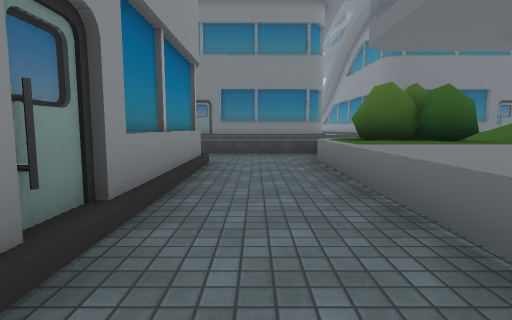
[1] (above)

17 first-person views from a walk through a 3-D level made in the Unity game engine. The camera is 1.2 m above the floor, tilts 6° down and sees 80° across. The floor is counted in squares, 2 m on a side. Each view is taken from the middle of a square. On the plan, view 1 faces up. The plan holds only what a view shows up to about 9 squares ahead; the rest is blank. The place goes on beyond the plan. The player character is not drawn. Some animated figures are not drawn. Door leaves are left out, so doorways stand open. Some surface patterns are stand-ins.

[2]
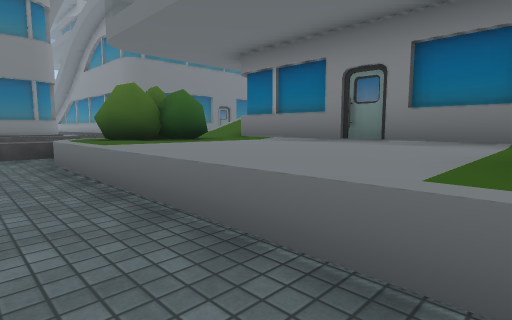

[3]
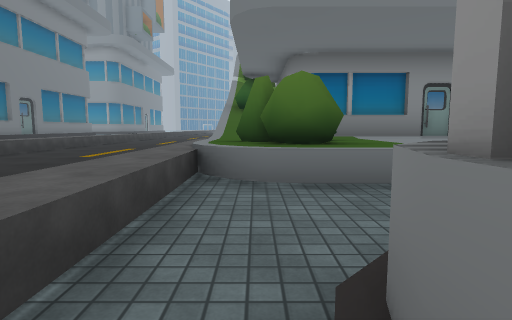

[4]
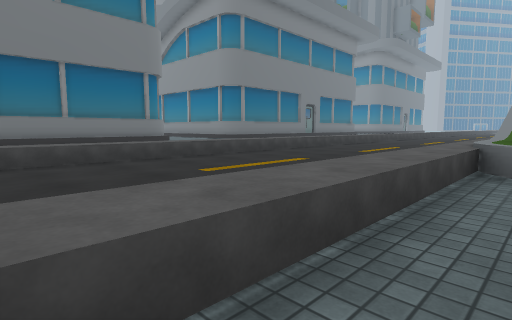

[5]
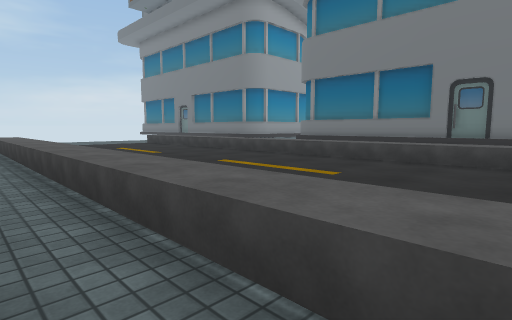

[6]
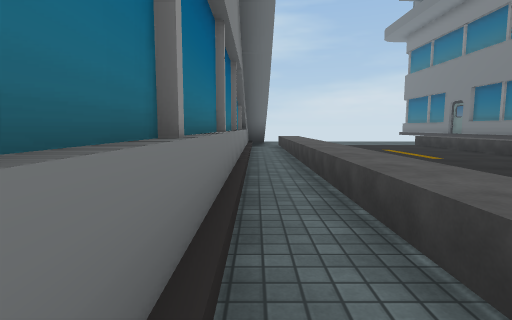

[7]
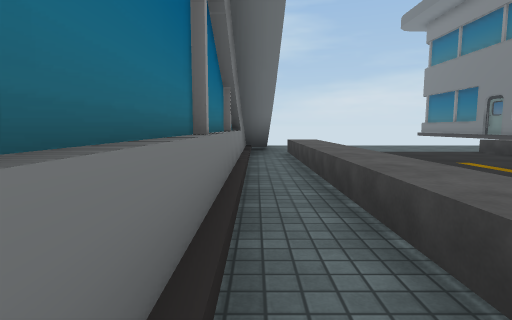

[8]
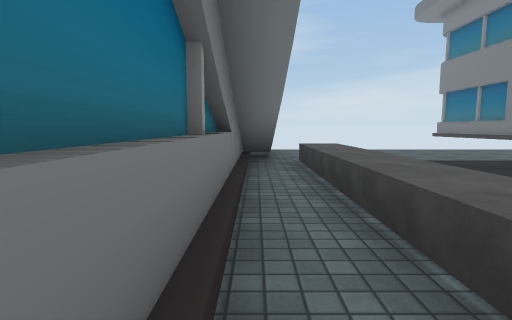

[9]
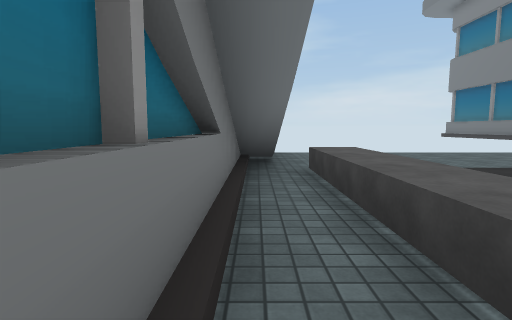

[10]
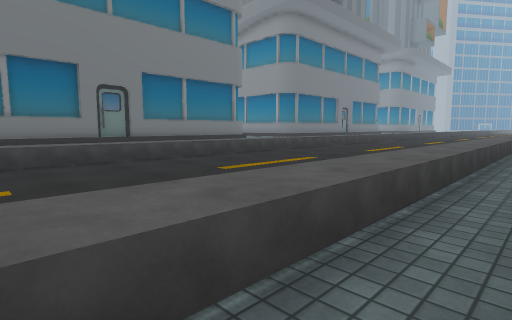

[11]
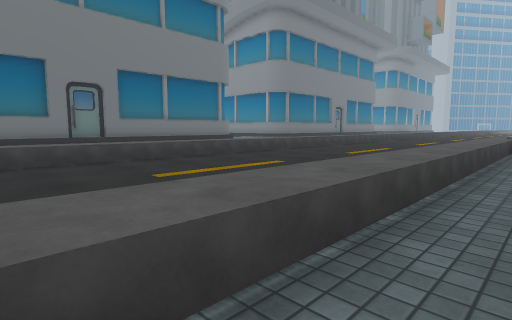

[12]
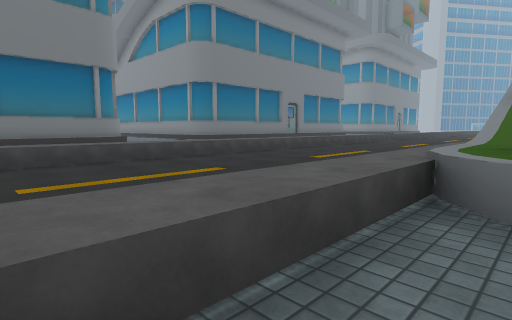

[13]
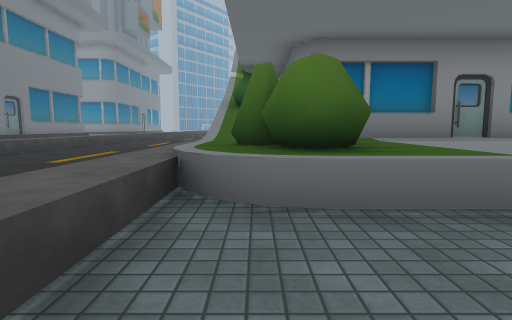

[14]
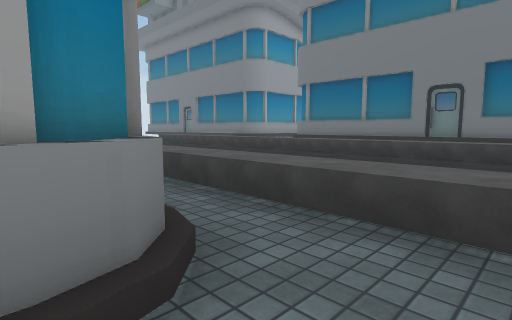

[15]
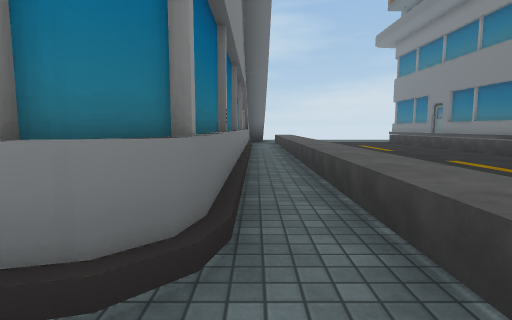

[16]
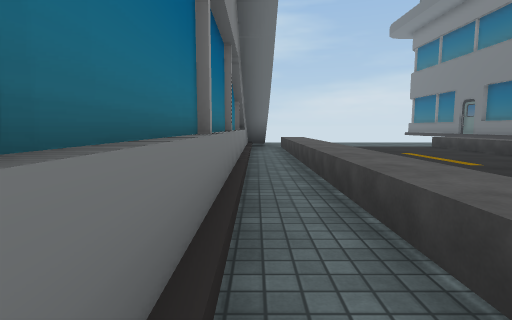

[17]
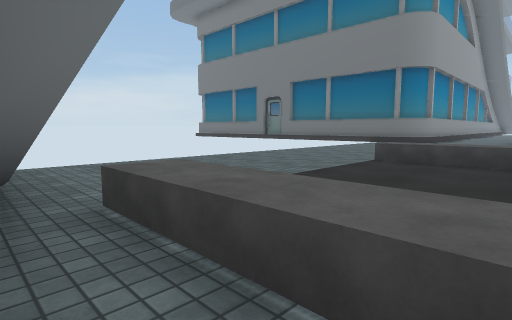

### Floor plan
Key: @ floor where view 1 was taken; # wall or solid block; . floor; / step, stairs or slope; ^ raised ledge.
Columns run from 15 left of view 1 to 8 right of it. Each row starts with its distance up from view 1.
 13 ...
 12 ...^^^^^^^^^^^^^^^^^^^^^
 11 ........................
 10 ........................
  9 ........................
  8 .
  7 ...^^^^^^^^^^^^^^^^^^^
  6 ^^^##//////////.^^#^^
  5     ###########.^##^^
  4               #.^^^^^
  3               #.^^^^^
  2               #.^^^^^
  1               #.^^^^^
  0                @^^^^^

Where each view was taken, in squares from view 1:
view 1: 0 up, 0 right, facing up
view 2: 0 up, 0 right, facing up-right
view 3: 6 up, 2 left, facing right
view 4: 6 up, 3 left, facing up-right
view 5: 6 up, 1 left, facing up-left
view 6: 6 up, 2 left, facing left
view 7: 6 up, 5 left, facing left
view 8: 6 up, 7 left, facing left
view 9: 6 up, 8 left, facing left
view 10: 6 up, 8 left, facing up-right
view 11: 6 up, 7 left, facing up-right
view 12: 6 up, 1 left, facing up-right
view 13: 6 up, 1 left, facing right
view 14: 5 up, 0 right, facing up-left
view 15: 6 up, 0 right, facing left
view 16: 6 up, 3 left, facing left
view 17: 6 up, 10 left, facing up-left
